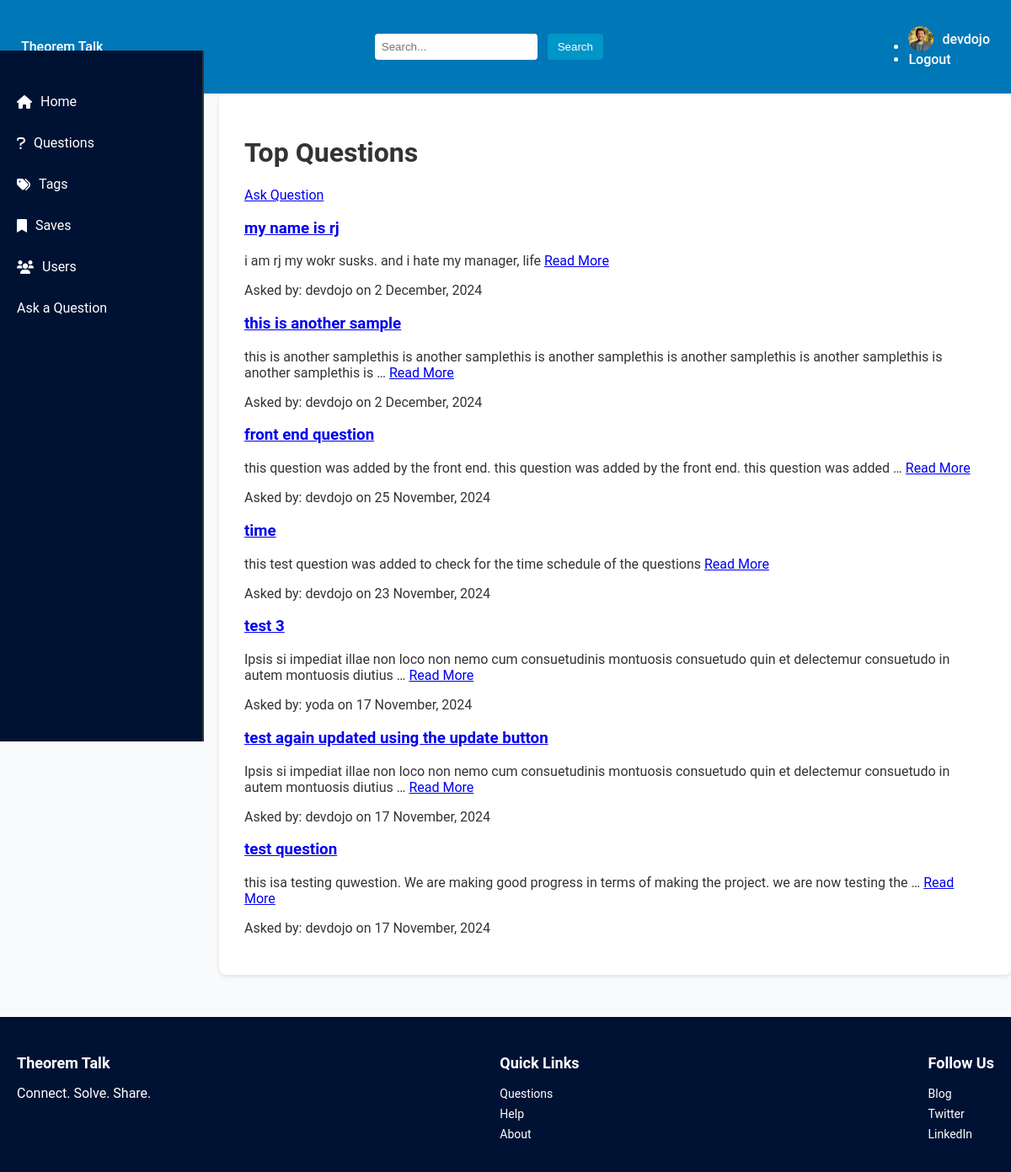
Screenshot of /questions/ (signed in) with the database file from the repository.
### user/models.py (models this page shows, shortened)
class Profile(models.Model):
  user = models.OneToOneField(User, on_delete=models.CASCADE)
  bio = models.CharField(max_length=1000, default="")
  email = models.EmailField(default="")
  image = models.ImageField(default="profile_pic/default.jpg", upload_to="profile_pic")

### base/models.py (models this page shows, shortened)
class Question(models.Model):
  user = models.ForeignKey(User, on_delete=models.CASCADE)
  title = models.CharField(max_length=1000)
  content = models.TextField(null=True, blank=True)
  date_created = models.DateTimeField(default=timezone.now)
  class Meta:
    ordering = ['-date_created']

### base/views.py (the view)
# urls.py: path('questions/', views.QuestionListView.as_view(), name="question_list"),
class QuestionListView(ListView):
    model = Question
    template_name = 'template/base/question_list.html'
    context_object_name = 'questions'

### base/templates/base/question_list.html
{% extends 'base.html' %}
{% block content %}
<div class="container">
  <h1>Top Questions</h1>
  {% if user.is_authenticated %}
    <a href="{% url 'base:question_create' %}" class="btn">Ask Question</a>
  {% else %}
    <a href="{% url 'login' %}" class="btn">Log In to Ask</a>
  {% endif %}
  <div class="list-question">
    {% for question in questions %}
      <div class="question-item">
        <h3><a href="{% url 'base:question_detail' question.id %}">{{ question.title }}</a></h3>
        <p>
          {% if question.content %}
            {{ question.content|truncatewords:20 }}
          {% else %}
            No description provided.
          {% endif %}
          <a href="{% url 'base:question_detail' question.id %}">Read More</a>
        </p>
        <p>Asked by: {{ question.user.username }} on {{ question.date_created|date:"j F, Y" }}</p>
      </div>
    {% empty %}
      <p>No questions available yet.</p>
    {% endfor %}
  </div>
</div>
{% endblock %}

### templates/base.html (shortened to what this page needs)
{% load static %}
<!DOCTYPE html>
<html lang="en">
  <head>
    <link rel="stylesheet" href="{% static 'css/base.css' %}">
    <link rel="stylesheet" href="https://cdnjs.cloudflare.com/ajax/libs/font-awesome/6.0.0-beta3/css/all.min.css">
  </head>
  <body>
    <nav class="navbar">
      <a href="/" class="navbar-brand">Theorem Talk</a>
      <div class="navbar-search">
        <input type="text" placeholder="Search..." />
        <button type="submit">Search</button>
      </div>
      <ul class="navbar-nav">
        {% if user.is_authenticated %}
          <li>
            <a href="{% url 'profile' %}">
              <img src="{{ user.profile.image.url }}" alt="Profile" class="profile-pic">
              {{ user.username }}
            </a>
          </li>
          <li><a href="{% url 'logout' %}">Logout</a></li>
        {% else %}
          <li><a href="{% url 'login' %}">Login</a> / <a href="{% url 'register' %}">Sign Up</a></li>
        {% endif %}
      </ul>
    </nav>
    <aside class="sidebar">
      <ul>
        <li><a href="/"><i class="fas fa-home"></i> Home</a></li>
        <li><a href="{% url 'base:question_list' %}"><i class="fas fa-question"></i> Questions</a></li>
        <li><a href="#"><i class="fas fa-tags"></i> Tags</a></li>
        <li><a href="#"><i class="fas fa-bookmark"></i> Saves</a></li>
        <li><a href="{% url 'list_users' %}"><i class="fas fa-users"></i> Users</a></li>
        <li><a href="{% url 'base:question_create' %}" class="btn btn-primary">Ask a Question</a></li>
      </ul>
    </aside>
    <main class="main-content">
      {% block content %}{% endblock %}
    </main>
    <footer class="footer">
      <div>
        <h4>Theorem Talk</h4>
        <p>Connect. Solve. Share.</p>
      </div>
      <div>
        <h4>Quick Links</h4>
        <ul>
          <li><a href="#">Questions</a></li>
          <li><a href="#">Help</a></li>
          <li><a href="#">About</a></li>
        </ul>
      </div>
      <div>
        <h4>Follow Us</h4>
        <ul>
          <li><a href="#">Blog</a></li>
          <li><a href="#">Twitter</a></li>
          <li><a href="#">LinkedIn</a></li>
        </ul>
      </div>
    </footer>
  </body>
</html>

### static/css/base.css (style rules this page uses)
body { margin: 0; font-family: 'Roboto', Arial, sans-serif; background-color: #f9fafc; color: #333; }
.navbar { display: flex; justify-content: space-between; align-items: center; padding: 15px 25px; background-color: #0077b6; color: #ffffff; }
.navbar a { text-decoration: none; color: white; font-weight: 500; display: flex; align-items: center; }
.navbar a img { width: 30px; height: 30px; border-radius: 50%; margin-right: 10px; }
.navbar-search input { padding: 8px; border: none; border-radius: 4px; }
.navbar-search button { background-color: #0096c7; color: #ffffff; border: none; padding: 8px 12px; margin-left: 8px; cursor: pointer; border-radius: 4px; transition: background-color 0.3s; }
.sidebar { width: 240px; position: fixed; top: 60px; left: 0; background-color: #001233; height: 100vh; padding-top: 20px; border-right: 2px solid #333; }
.sidebar ul { list-style: none; padding: 0; }
.sidebar ul li a { display: flex; align-items: center; padding: 15px 20px; color: white; text-decoration: none; transition: background 0.3s; font-size: 16px; }
.sidebar ul li a i { margin-right: 10px; }
.main-content { margin-left: 260px; padding: 30px; max-width: 900px; background-color: #fff; border-radius: 8px; box-shadow: 0 2px 5px rgba(0, 0, 0, 0.1); }
.footer { display: flex; justify-content: space-between; padding: 20px; background-color: #001233; color: white; position: relative; margin-top: 50px; }
.footer h4 { font-size: 18px; margin-bottom: 10px; }
.footer ul { list-style: none; padding: 0; }
.footer ul li { margin-bottom: 5px; }
.footer ul li a { text-decoration: none; color: white; font-size: 14px; }

### rows the page displays
Question: title "my name is rj", content "i am rj my wokr susks. and i hate my manager, life", user.username "devdojo", date_created "2 December, 2024"
Question: title "this is another sample", content "this is another samplethis is another samplethis is another samplethis is another samplethis is another samplethis is another samplethis is …", user.username "devdojo", date_created "2 December, 2024"
Question: title "front end question", content "this question was added by the front end. this question was added by the front end. this question was added …", user.username "devdojo", date_created "25 November, 2024"
Question: title "time", content "this test question was added to check for the time schedule of the questions", user.username "devdojo", date_created "23 November, 2024"
Question: title "test 3", content "Ipsis si impediat illae non loco non nemo cum consuetudinis montuosis consuetudo quin et delectemur consuetudo in autem montuosis diutius …", user.username "yoda", date_created "17 November, 2024"
Question: title "test again updated using the update button", content "Ipsis si impediat illae non loco non nemo cum consuetudinis montuosis consuetudo quin et delectemur consuetudo in autem montuosis diutius …", user.username "devdojo", date_created "17 November, 2024"
Question: title "test question", content "this isa testing quwestion. We are making good progress in terms of making the project. we are now testing the …", user.username "devdojo", date_created "17 November, 2024"

### other values shown
{{ user.username }} "devdojo"
